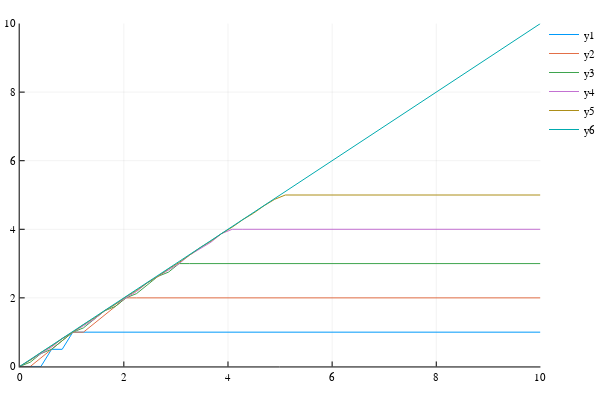

Notebook code cell kept with this figure:
### Code cell
N = [1, 2, 3, 4, 5]
X = linspace(0, 10, 50)
vals = []
for n in N
    push!(vals , [d(x, n) for x in X])
end

push!(vals, X)
labels
Plots.plot(X,
           vals)

### Figure 1 — Plotly figure (JSON) as saved in the notebook; plotly's stock layout.template omitted (floating-point values rounded to 4 significant figures)
{"data": [{"colorbar": {"title": ""}, "legendgroup": "y1", "line": {"color": "rgba(0, 154, 250, 1.000)", "dash": "solid", "shape": "linear", "width": 1}, "mode": "lines", "name": "y1", "showlegend": true, "type": "scatter", "x": [0, 0.2041, 0.4082, 0.6122, 0.8163, 1.02, 1.224, 1.429, 1.633, 1.837, 2.041, 2.245, 2.449, 2.653, 2.857, 3.061, 3.265, 3.469, 3.673, 3.878, 4.082, 4.286, 4.49, 4.694, 4.898, 5.102, 5.306, 5.51, 5.714, 5.918, 6.122, 6.327, 6.531, 6.735, 6.939, 7.143, 7.347, 7.551, 7.755, 7.959, 8.163, 8.367, 8.571, 8.776, 8.98, 9.184, 9.388, 9.592, 9.796, 10], "xaxis": "x1", "y": [0, 0, 0, 0.5, 0.5, 1, 1, 1, 1, 1, 1, 1, 1, 1, 1, 1, 1, 1, 1, 1, 1, 1, 1, 1, 1, 1, 1, 1, 1, 1, 1, 1, 1, 1, 1, 1, 1, 1, 1, 1, 1, 1, 1, 1, 1, 1, 1, 1, 1, 1], "yaxis": "y1"}, {"colorbar": {"title": ""}, "legendgroup": "y2", "line": {"color": "rgba(227, 111, 71, 1.000)", "dash": "solid", "shape": "linear", "width": 1}, "mode": "lines", "name": "y2", "showlegend": true, "type": "scatter", "x": [0, 0.2041, 0.4082, 0.6122, 0.8163, 1.02, 1.224, 1.429, 1.633, 1.837, 2.041, 2.245, 2.449, 2.653, 2.857, 3.061, 3.265, 3.469, 3.673, 3.878, 4.082, 4.286, 4.49, 4.694, 4.898, 5.102, 5.306, 5.51, 5.714, 5.918, 6.122, 6.327, 6.531, 6.735, 6.939, 7.143, 7.347, 7.551, 7.755, 7.959, 8.163, 8.367, 8.571, 8.776, 8.98, 9.184, 9.388, 9.592, 9.796, 10], "xaxis": "x1", "y": [0, 0, 0.25, 0.5, 0.75, 1, 1, 1.25, 1.5, 1.75, 2, 2, 2, 2, 2, 2, 2, 2, 2, 2, 2, 2, 2, 2, 2, 2, 2, 2, 2, 2, 2, 2, 2, 2, 2, 2, 2, 2, 2, 2, 2, 2, 2, 2, 2, 2, 2, 2, 2, 2], "yaxis": "y1"}, {"colorbar": {"title": ""}, "legendgroup": "y3", "line": {"color": "rgba(62, 164, 78, 1.000)", "dash": "solid", "shape": "linear", "width": 1}, "mode": "lines", "name": "y3", "showlegend": true, "type": "scatter", "x": [0, 0.2041, 0.4082, 0.6122, 0.8163, 1.02, 1.224, 1.429, 1.633, 1.837, 2.041, 2.245, 2.449, 2.653, 2.857, 3.061, 3.265, 3.469, 3.673, 3.878, 4.082, 4.286, 4.49, 4.694, 4.898, 5.102, 5.306, 5.51, 5.714, 5.918, 6.122, 6.327, 6.531, 6.735, 6.939, 7.143, 7.347, 7.551, 7.755, 7.959, 8.163, 8.367, 8.571, 8.776, 8.98, 9.184, 9.388, 9.592, 9.796, 10], "xaxis": "x1", "y": [0, 0.125, 0.375, 0.5, 0.75, 1, 1.125, 1.375, 1.625, 1.75, 2, 2.125, 2.375, 2.625, 2.75, 3, 3, 3, 3, 3, 3, 3, 3, 3, 3, 3, 3, 3, 3, 3, 3, 3, 3, 3, 3, 3, 3, 3, 3, 3, 3, 3, 3, 3, 3, 3, 3, 3, 3, 3], "yaxis": "y1"}, {"colorbar": {"title": ""}, "legendgroup": "y4", "line": {"color": "rgba(195, 113, 210, 1.000)", "dash": "solid", "shape": "linear", "width": 1}, "mode": "lines", "name": "y4", "showlegend": true, "type": "scatter", "x": [0, 0.2041, 0.4082, 0.6122, 0.8163, 1.02, 1.224, 1.429, 1.633, 1.837, 2.041, 2.245, 2.449, 2.653, 2.857, 3.061, 3.265, 3.469, 3.673, 3.878, 4.082, 4.286, 4.49, 4.694, 4.898, 5.102, 5.306, 5.51, 5.714, 5.918, 6.122, 6.327, 6.531, 6.735, 6.939, 7.143, 7.347, 7.551, 7.755, 7.959, 8.163, 8.367, 8.571, 8.776, 8.98, 9.184, 9.388, 9.592, 9.796, 10], "xaxis": "x1", "y": [0, 0.1875, 0.375, 0.5625, 0.8125, 1, 1.188, 1.375, 1.625, 1.812, 2, 2.188, 2.438, 2.625, 2.812, 3, 3.25, 3.438, 3.625, 3.875, 4, 4, 4, 4, 4, 4, 4, 4, 4, 4, 4, 4, 4, 4, 4, 4, 4, 4, 4, 4, 4, 4, 4, 4, 4, 4, 4, 4, 4, 4], "yaxis": "y1"}, {"colorbar": {"title": ""}, "legendgroup": "y5", "line": {"color": "rgba(172, 142, 24, 1.000)", "dash": "solid", "shape": "linear", "width": 1}, "mode": "lines", "name": "y5", "showlegend": true, "type": "scatter", "x": [0, 0.2041, 0.4082, 0.6122, 0.8163, 1.02, 1.224, 1.429, 1.633, 1.837, 2.041, 2.245, 2.449, 2.653, 2.857, 3.061, 3.265, 3.469, 3.673, 3.878, 4.082, 4.286, 4.49, 4.694, 4.898, 5.102, 5.306, 5.51, 5.714, 5.918, 6.122, 6.327, 6.531, 6.735, 6.939, 7.143, 7.347, 7.551, 7.755, 7.959, 8.163, 8.367, 8.571, 8.776, 8.98, 9.184, 9.388, 9.592, 9.796, 10], "xaxis": "x1", "y": [0, 0.1875, 0.4062, 0.5938, 0.8125, 1, 1.219, 1.406, 1.625, 1.812, 2.031, 2.219, 2.438, 2.625, 2.844, 3.031, 3.25, 3.469, 3.656, 3.875, 4.062, 4.281, 4.469, 4.688, 4.875, 5, 5, 5, 5, 5, 5, 5, 5, 5, 5, 5, 5, 5, 5, 5, 5, 5, 5, 5, 5, 5, 5, 5, 5, 5], "yaxis": "y1"}, {"colorbar": {"title": ""}, "legendgroup": "y6", "line": {"color": "rgba(0, 170, 174, 1.000)", "dash": "solid", "shape": "linear", "width": 1}, "mode": "lines", "name": "y6", "showlegend": true, "type": "scatter", "x": [0, 0.2041, 0.4082, 0.6122, 0.8163, 1.02, 1.224, 1.429, 1.633, 1.837, 2.041, 2.245, 2.449, 2.653, 2.857, 3.061, 3.265, 3.469, 3.673, 3.878, 4.082, 4.286, 4.49, 4.694, 4.898, 5.102, 5.306, 5.51, 5.714, 5.918, 6.122, 6.327, 6.531, 6.735, 6.939, 7.143, 7.347, 7.551, 7.755, 7.959, 8.163, 8.367, 8.571, 8.776, 8.98, 9.184, 9.388, 9.592, 9.796, 10], "xaxis": "x1", "y": [0, 0.2041, 0.4082, 0.6122, 0.8163, 1.02, 1.224, 1.429, 1.633, 1.837, 2.041, 2.245, 2.449, 2.653, 2.857, 3.061, 3.265, 3.469, 3.673, 3.878, 4.082, 4.286, 4.49, 4.694, 4.898, 5.102, 5.306, 5.51, 5.714, 5.918, 6.122, 6.327, 6.531, 6.735, 6.939, 7.143, 7.347, 7.551, 7.755, 7.959, 8.163, 8.367, 8.571, 8.776, 8.98, 9.184, 9.388, 9.592, 9.796, 10], "yaxis": "y1"}], "layout": {"annotations": [], "height": 400, "legend": {"bgcolor": "rgba(255, 255, 255, 1.000)", "bordercolor": "rgba(0, 0, 0, 1.000)", "font": {"color": "rgba(0, 0, 0, 1.000)", "family": "sans-serif", "size": 11}, "tracegroupgap": 0, "x": 1, "y": 1}, "margin": {"b": 20, "l": 0, "r": 0, "t": 20}, "paper_bgcolor": "rgba(255, 255, 255, 1.000)", "plot_bgcolor": "rgba(255, 255, 255, 1.000)", "showlegend": true, "width": 600, "xaxis": {"anchor": "y1", "domain": [0.03619, 0.9934], "gridcolor": "rgba(0, 0, 0, 0.100)", "gridwidth": 0.5, "linecolor": "rgba(0, 0, 0, 1.000)", "mirror": false, "range": [0, 10], "showgrid": true, "showline": true, "showticklabels": true, "tickangle": 0, "tickcolor": "rgb(0, 0, 0)", "tickfont": {"color": "rgba(0, 0, 0, 1.000)", "family": "sans-serif", "size": 11}, "tickmode": "array", "ticks": "inside", "ticktext": ["0", "2", "4", "6", "8", "10"], "tickvals": [0, 2, 4, 6, 8, 10], "title": "", "titlefont": {"color": "rgba(0, 0, 0, 1.000)", "family": "sans-serif", "size": 15}, "type": "-", "visible": true, "zeroline": false, "zerolinecolor": "rgba(0, 0, 0, 1.000)"}, "yaxis": {"anchor": "x1", "domain": [0.03762, 0.9902], "gridcolor": "rgba(0, 0, 0, 0.100)", "gridwidth": 0.5, "linecolor": "rgba(0, 0, 0, 1.000)", "mirror": false, "range": [0, 10], "showgrid": true, "showline": true, "showticklabels": true, "tickangle": 0, "tickcolor": "rgb(0, 0, 0)", "tickfont": {"color": "rgba(0, 0, 0, 1.000)", "family": "sans-serif", "size": 11}, "tickmode": "array", "ticks": "inside", "ticktext": ["0", "2", "4", "6", "8", "10"], "tickvals": [0, 2, 4, 6, 8, 10], "title": "", "titlefont": {"color": "rgba(0, 0, 0, 1.000)", "family": "sans-serif", "size": 15}, "type": "-", "visible": true, "zeroline": false, "zerolinecolor": "rgba(0, 0, 0, 1.000)"}}}
